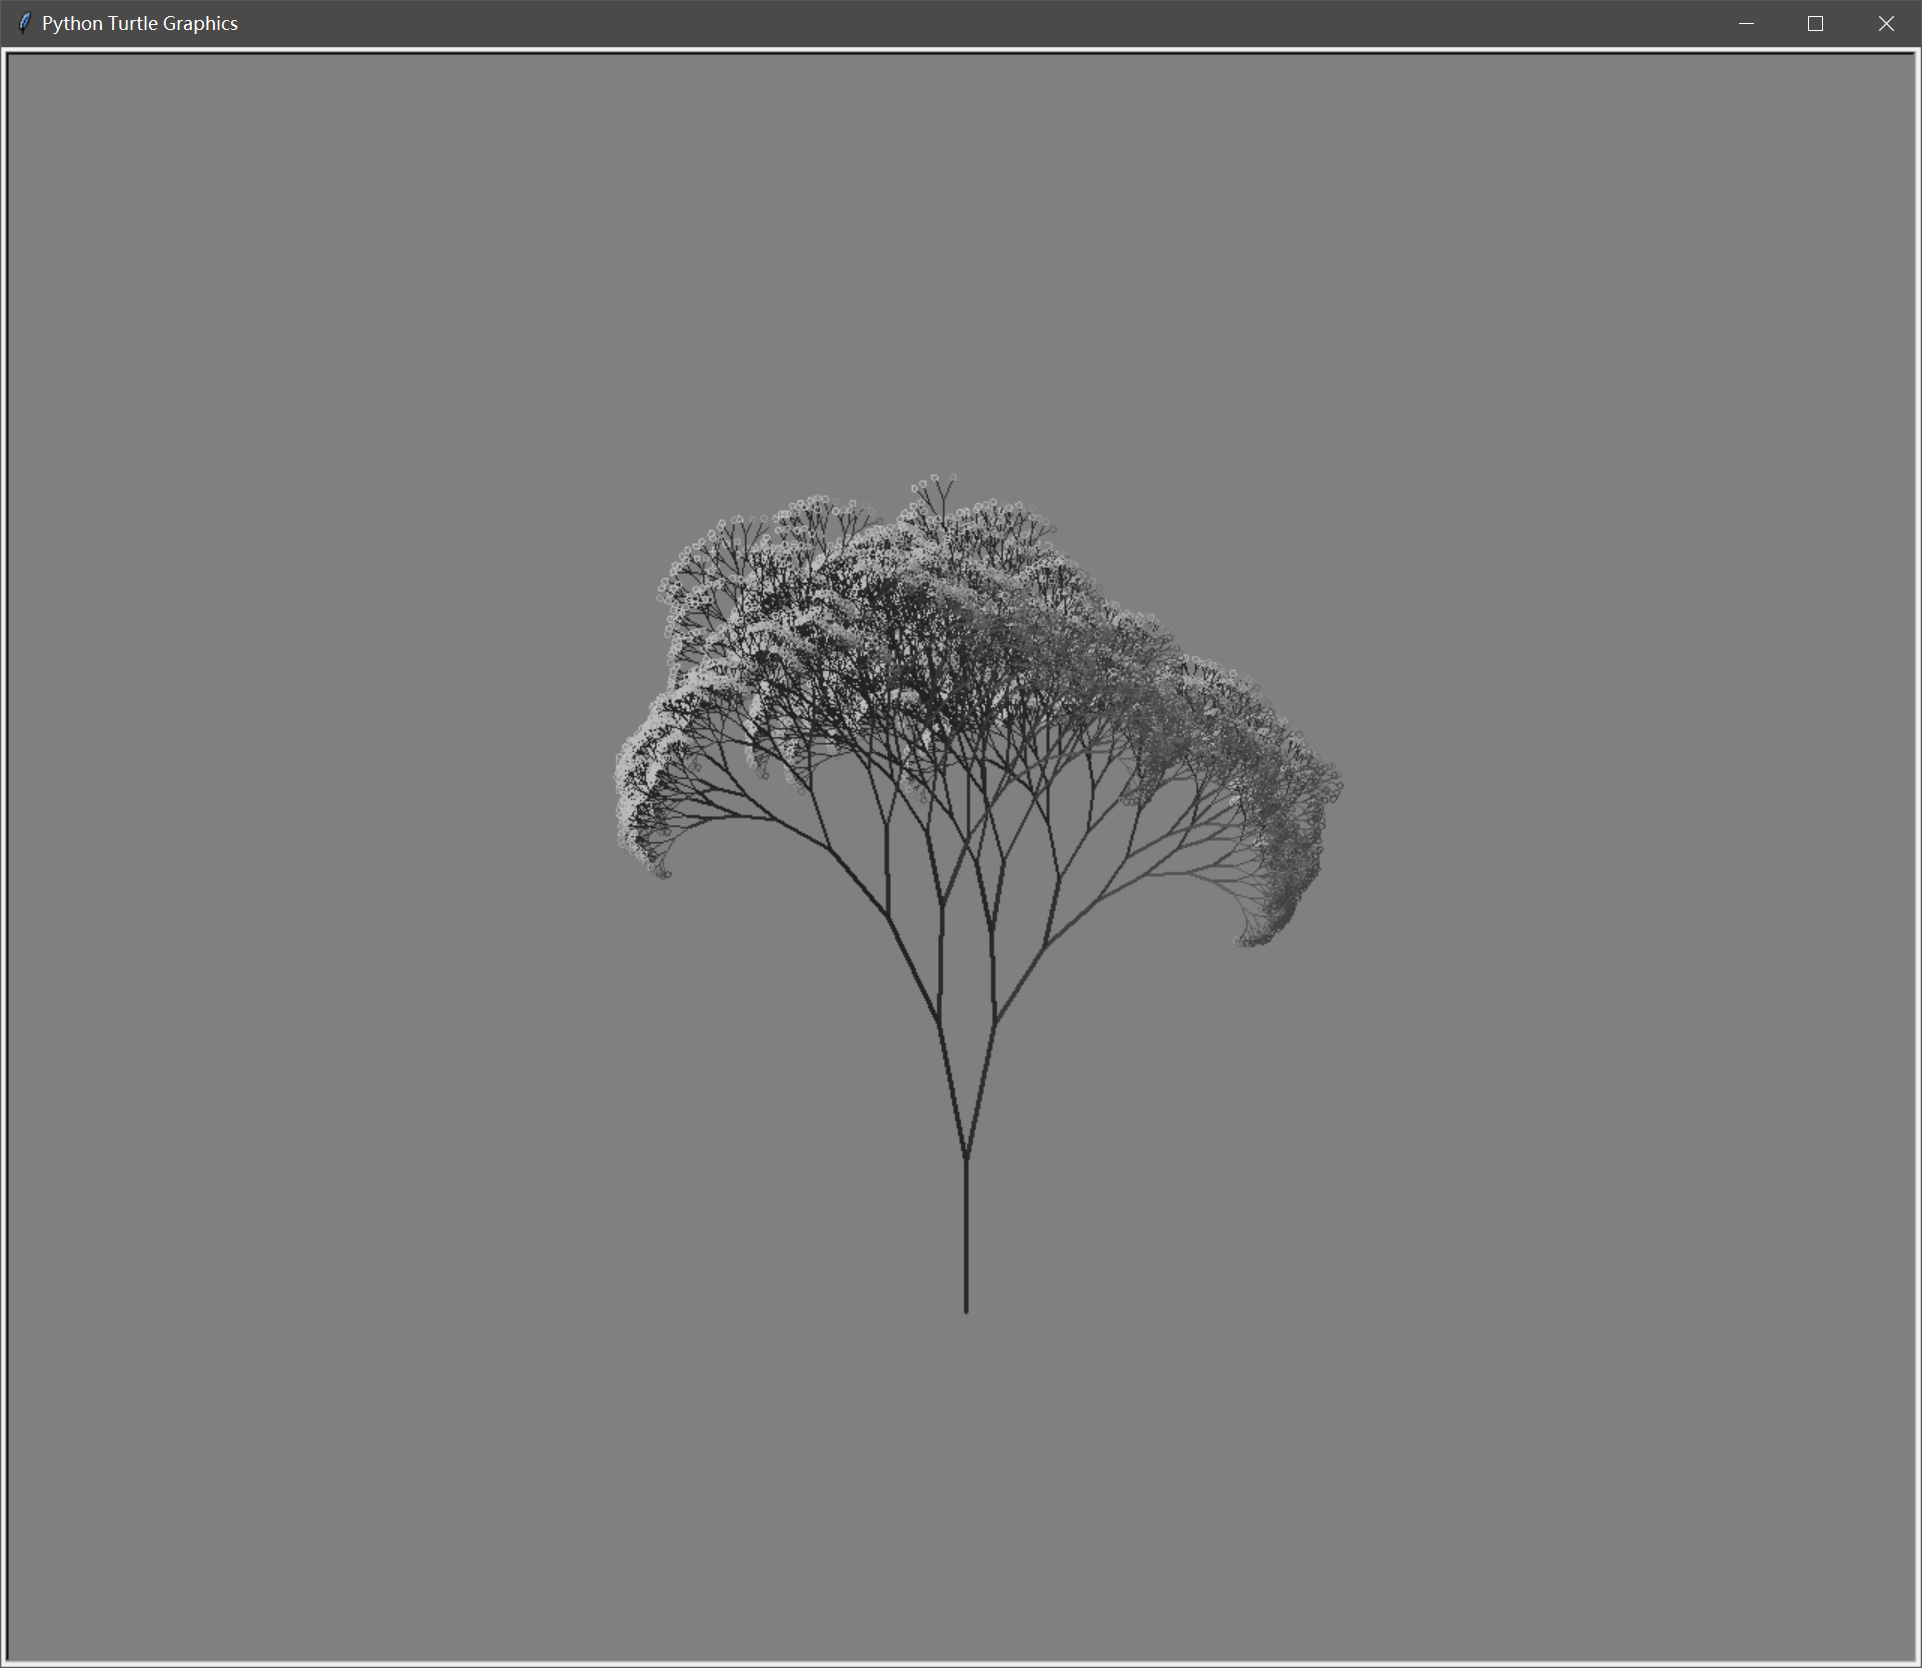

Recreate this plot in Python.
#!/usr/bin/env python
# -*- coding: UTF-8 -*-
'''
 > Declaration: 
 >  Copyright (c) 2009-2019 Zhang Sheng (Mr. Zhang) 
 >  
 >  This program is free software; you can redistribute it and/or modify it under 
 >  the terms of the GNU General Public License as published by the Free Software 
 >  Foundation, either version 2 or any later version.
 >  
 >  Redistribution and use in source and binary forms, with or without modification,
 >  are permitted provided that the following conditions are met: 
 >  
 >  1. Redistributions of source code must retain the above copyright notice, this
 >  list of conditions and the following disclaimer.
 >  
 >  2. Redistributions in binary form must reproduce the above copyright notice,
 >  this list of conditions and the following disclaimer in the documentation and/or 
 >  other materials provided with the distribution. 
 > 
 >  This program is distributed in the hope that it will be useful, but WITHOUT ANY 
 >  WARRANTY; without even the implied warranty of MERCHANTABILITY or ITNESS FOR A 
 >  PARTICULAR PURPOSE. See the GNU General Public License for more details. A copy 
 >  of the GNU General Public License is available at: 
 >  http://www.fsf.org/licensing/licenses 
 >  
 >  All manufacturing, reproduction, use, and sales rights pertaining to this subject 
 >  matter are governed bythe license agreement. The recipient of this software 
 >  implicitly accepts the terms of the license.
 > 
 > Author: Zhang Sheng
 > FilePath: \mySparePractice\cherrytree\tree3.py
 > CreateTime: 2019-11-21 09:27:50
 > ModifyTime: 2019-11-21 09:27:53
 > LastEditors: 
 > Description: 
 > version: 
 > E-Mail: zerone216@163.com
 > Homepage: http://www.zerone216.top:8080
 > Repository: https://github.com/zerone216/
 > Support: 
 > Others: 
 > Changelogs: 
'''

from turtle import *
from random import *
from math import *

def tree(n, l):
    pd()
    t = cos(radians(heading() + 45)) / 8 + 0.25
    pencolor(t, t, t)
    pensize(n / 4)
    forward(l)
    if n > 0:
        b = random() * 15 + 10
        c = random() * 15 + 10
        d = l * (random() * 0.35 + 0.6)
        right(b)
        tree(n - 1, d)
        left(b + c)
        tree(n - 1, d)
        right(c)
    else:
        right(90)
        n = cos(radians(heading() - 45)) / 4 + 0.5
        pencolor(n, n, n)
        circle(2)
        left(90)
    pu()
    backward(l)
bgcolor(0.5, 0.5, 0.5)
ht()
speed(0)
tracer(0, 0)
left(90)
pu()
backward(300)
tree(13, 100)
done()
